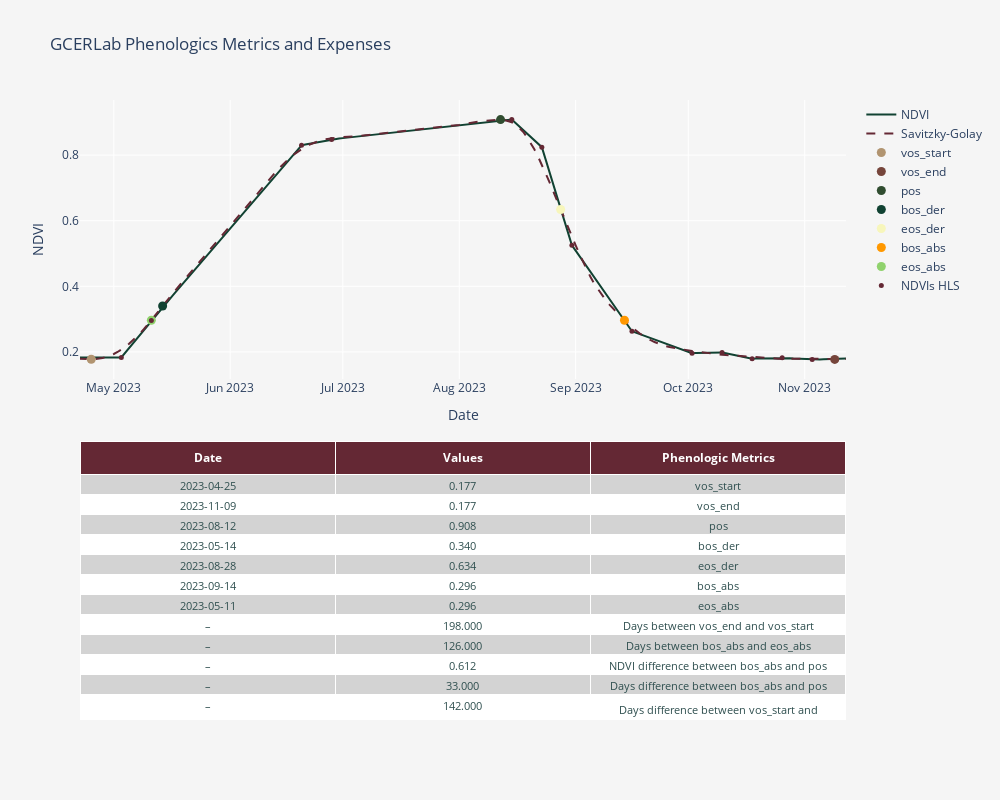

This figure's notebook cell:
### Code cell
#Read geometry file
processador = ProcessadorGeoDataFrame(path)
vertices, geometry = processador.extrair_coordenadas(index_poligon)

#Get the time sereis NDVI
hsl = HLS(geometry, start_date, end_date)
ndvi_df = hsl.convert_to_dataframe()

#Smooth time series with NDVI
ndvi_df['savitzky_golay'] = savgol_filter(ndvi_df['ndvi'], window_size, poly_order)

#Get and VOS and POS metrics
vos_pos_analyzer = VosPosMetrics(ndvi_df, order_ndvi)
phenology_df = vos_pos_analyzer.analyze_phenology()

#Get and BOS and EOS metrics
analysis = BosEosMetrics(ndvi_df, phenology_df, 0.3)
phenology_df  = analysis.execute_analysis()

analysis_metrics = PhenologyMetrics(phenology_df, ndvi_df)
phenology_df  = analysis_metrics.derivate_metrics()

plotter = PhenologyPlotter(ndvi_df, phenology_df)
fig = plotter.plot_data()

fig.show()

### Figure 1 — Plotly figure (JSON) as saved in the notebook; plotly's stock layout.template omitted (floating-point values rounded to 4 significant figures; data arrays with more than 128 entries replaced by an {"elided": "..."} marker saying what was removed)
{"data": [{"line": {"color": "#114232"}, "mode": "lines", "name": "NDVI", "type": "scatter", "x": {"elided": "409 str values"}, "xaxis": "x", "y": {"elided": "409 float values"}, "yaxis": "y"}, {"line": {"color": "#642834", "dash": "dash"}, "mode": "lines", "name": "Savitzky-Golay", "type": "scatter", "x": {"elided": "409 str values"}, "xaxis": "x", "y": {"elided": "409 float values"}, "yaxis": "y"}, {"marker": {"color": "#B19470", "size": 9}, "mode": "markers", "name": "vos_start", "type": "scatter", "x": ["2023-04-25T00:00:00"], "xaxis": "x", "y": [0.1775], "yaxis": "y"}, {"marker": {"color": "#76453B", "size": 9}, "mode": "markers", "name": "vos_end", "type": "scatter", "x": ["2023-11-09T00:00:00"], "xaxis": "x", "y": [0.1771], "yaxis": "y"}, {"marker": {"color": "#304D30", "size": 9}, "mode": "markers", "name": "pos", "type": "scatter", "x": ["2023-08-12T00:00:00"], "xaxis": "x", "y": [0.9084], "yaxis": "y"}, {"marker": {"color": "#114232", "size": 9}, "mode": "markers", "name": "bos_der", "type": "scatter", "x": ["2023-05-14T00:00:00"], "xaxis": "x", "y": [0.3399], "yaxis": "y"}, {"marker": {"color": "#F7F6BB", "size": 9}, "mode": "markers", "name": "eos_der", "type": "scatter", "x": ["2023-08-28T00:00:00"], "xaxis": "x", "y": [0.6341], "yaxis": "y"}, {"marker": {"color": "#FF9800", "size": 9}, "mode": "markers", "name": "bos_abs", "type": "scatter", "x": ["2023-09-14T00:00:00"], "xaxis": "x", "y": [0.2964], "yaxis": "y"}, {"marker": {"color": "#90D26D", "size": 9}, "mode": "markers", "name": "eos_abs", "type": "scatter", "x": ["2023-05-11T00:00:00"], "xaxis": "x", "y": [0.2964], "yaxis": "y"}, {"cells": {"align": "center", "fill": {"color": [["lightgrey", "white", "lightgrey", "white", "lightgrey", "white", "lightgrey", "white", "lightgrey", "white", "lightgrey", "white", "lightgrey", "white", "lightgrey", "white", "lightgrey", "white", "lightgrey", "white", "lightgrey", "white", "lightgrey", "white", "lightgrey", "white", "lightgrey", "white", "lightgrey", "white", "lightgrey", "white", "lightgrey", "white", "lightgrey", "white"]]}, "font": {"color": "darkslategray", "size": 11}, "values": [["2023-04-25", "2023-11-09", "2023-08-12", "2023-05-14", "2023-08-28", "2023-09-14", "2023-05-11", "–", "–", "–", "–", "–", "–", "–", "–", "–", "–", "–"], ["0.177", "0.177", "0.908", "0.340", "0.634", "0.296", "0.296", "198.000", "126.000", "0.612", "33.000", "142.000", "0.119", "182.000", "0.612", "93.000", "0.119", "19.000"], ["vos_start", "vos_end", "pos", "bos_der", "eos_der", "bos_abs", "eos_abs", "Days between vos_end and vos_start", "Days between bos_abs and eos_abs", "NDVI difference between bos_abs and pos", "Days difference between bos_abs and pos", "Days difference between vos_start and bos_abs", "NDVI difference between vos_start and bos_abs", "Days difference between vos_end and eos_abs", "NDVI difference between eos_abs and pos", "Days difference between eos_abs and pos", "NDVI difference between eos_abs and vos_end", "Count 85% percentiles days between bos_abs and eos_abs"]]}, "domain": {"x": [0, 1], "y": [0, 0.45]}, "header": {"align": "center", "fill": {"color": "#642834"}, "font": {"color": "white", "size": 12}, "values": ["<b>Date</b>", "<b>Values</b>", "<b>Phenologic Metrics</b>"]}, "type": "table"}, {"marker": {"color": "#642834", "size": 5}, "mode": "markers", "name": "NDVIs HLS", "type": "scatter", "x": ["2022-12-18T00:00:00", "2023-01-19T00:00:00", "2023-01-27T00:00:00", "2023-02-12T00:00:00", "2023-03-24T00:00:00", "2023-04-01T00:00:00", "2023-04-17T00:00:00", "2023-05-03T00:00:00", "2023-05-11T00:00:00", "2023-06-20T00:00:00", "2023-06-28T00:00:00", "2023-08-15T00:00:00", "2023-08-23T00:00:00", "2023-08-31T00:00:00", "2023-09-16T00:00:00", "2023-10-02T00:00:00", "2023-10-10T00:00:00", "2023-10-18T00:00:00", "2023-10-26T00:00:00", "2023-11-03T00:00:00", "2023-11-19T00:00:00", "2023-11-27T00:00:00", "2023-12-05T00:00:00", "2023-12-13T00:00:00", "2024-01-30T00:00:00"], "xaxis": "x", "y": [0.2344, 0.2461, 0.2405, 0.2341, 0.2052, 0.1837, 0.1826, 0.1832, 0.2959, 0.83, 0.848, 0.9088, 0.8244, 0.5252, 0.2629, 0.1962, 0.1985, 0.1793, 0.1823, 0.1767, 0.1801, 0.1985, 0.1868, 0.1713, 0.225], "yaxis": "y"}], "layout": {"height": 800, "paper_bgcolor": "#f5f5f5", "plot_bgcolor": "#f5f5f5", "title": {"text": "GCERLab Phenologics Metrics and Expenses"}, "width": 1000, "xaxis": {"anchor": "y", "domain": [0, 1], "range": ["2023-04-22T00:00:00", "2023-11-12T00:00:00"], "title": {"text": "Date"}}, "yaxis": {"anchor": "x", "domain": [0.55, 1], "title": {"text": "NDVI"}}}}
